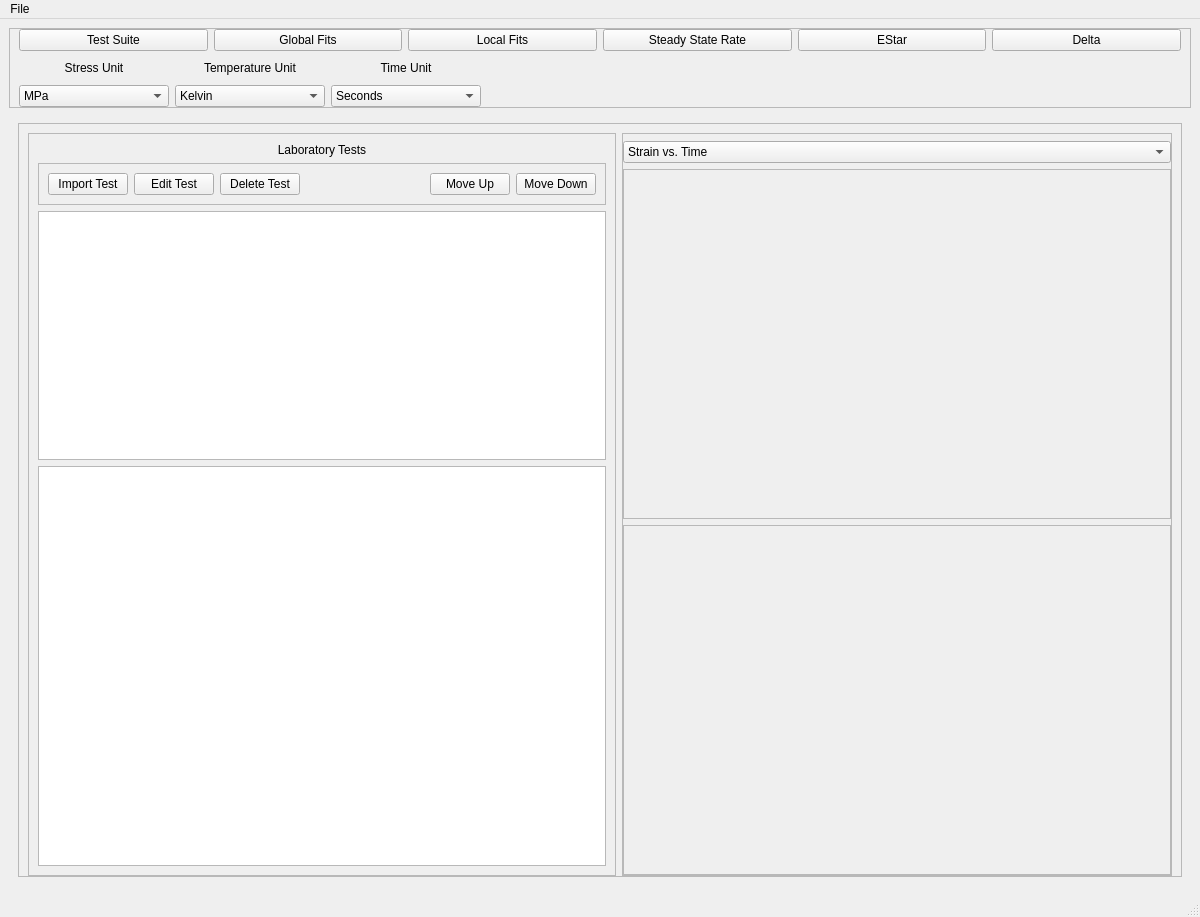
<?xml version="1.0" encoding="UTF-8"?>
<ui version="4.0">
 <class>MainWindow</class>
 <widget class="QMainWindow" name="MainWindow">
  <property name="geometry">
   <rect>
    <x>0</x>
    <y>0</y>
    <width>1200</width>
    <height>900</height>
   </rect>
  </property>
  <property name="windowTitle">
   <string>MainWindow</string>
  </property>
  <widget class="QWidget" name="centralwidget">
   <layout class="QVBoxLayout" name="verticalLayout">
    <item>
     <widget class="QFrame" name="frame">
      <property name="minimumSize">
       <size>
        <width>0</width>
        <height>80</height>
       </size>
      </property>
      <property name="maximumSize">
       <size>
        <width>16777215</width>
        <height>120</height>
       </size>
      </property>
      <property name="styleSheet">
       <string notr="true">QPushButton::minimumSize{
	min-height: 100em
}</string>
      </property>
      <property name="frameShape">
       <enum>QFrame::StyledPanel</enum>
      </property>
      <property name="frameShadow">
       <enum>QFrame::Raised</enum>
      </property>
      <layout class="QVBoxLayout" name="verticalLayout_5">
       <property name="topMargin">
        <number>0</number>
       </property>
       <property name="bottomMargin">
        <number>0</number>
       </property>
       <item>
        <layout class="QHBoxLayout" name="horizontalLayout">
         <item>
          <widget class="QPushButton" name="pushButton_3">
           <property name="text">
            <string>Test Suite</string>
           </property>
          </widget>
         </item>
         <item>
          <widget class="QPushButton" name="button_globalfits">
           <property name="text">
            <string>Global Fits</string>
           </property>
          </widget>
         </item>
         <item>
          <widget class="QPushButton" name="button_localfits">
           <property name="text">
            <string>Local Fits</string>
           </property>
          </widget>
         </item>
         <item>
          <widget class="QPushButton" name="button_steadystaterate">
           <property name="text">
            <string>Steady State Rate</string>
           </property>
          </widget>
         </item>
         <item>
          <widget class="QPushButton" name="button_estar">
           <property name="text">
            <string>EStar</string>
           </property>
          </widget>
         </item>
         <item>
          <widget class="QPushButton" name="button_delta">
           <property name="text">
            <string>Delta</string>
           </property>
          </widget>
         </item>
        </layout>
       </item>
       <item>
        <layout class="QGridLayout" name="gridLayout">
         <item row="0" column="1">
          <widget class="QLabel" name="label_6">
           <property name="minimumSize">
            <size>
             <width>150</width>
             <height>0</height>
            </size>
           </property>
           <property name="text">
            <string>Temperature Unit</string>
           </property>
           <property name="alignment">
            <set>Qt::AlignCenter</set>
           </property>
          </widget>
         </item>
         <item row="1" column="0">
          <widget class="QComboBox" name="comboBox">
           <property name="currentIndex">
            <number>0</number>
           </property>
           <item>
            <property name="text">
             <string>MPa</string>
            </property>
           </item>
           <item>
            <property name="text">
             <string>psi</string>
            </property>
           </item>
          </widget>
         </item>
         <item row="0" column="0">
          <widget class="QLabel" name="label_5">
           <property name="minimumSize">
            <size>
             <width>150</width>
             <height>0</height>
            </size>
           </property>
           <property name="text">
            <string>Stress Unit</string>
           </property>
           <property name="alignment">
            <set>Qt::AlignCenter</set>
           </property>
          </widget>
         </item>
         <item row="0" column="2">
          <widget class="QLabel" name="label_7">
           <property name="minimumSize">
            <size>
             <width>150</width>
             <height>0</height>
            </size>
           </property>
           <property name="text">
            <string>Time Unit</string>
           </property>
           <property name="alignment">
            <set>Qt::AlignCenter</set>
           </property>
          </widget>
         </item>
         <item row="0" column="3">
          <spacer name="horizontalSpacer_2">
           <property name="orientation">
            <enum>Qt::Horizontal</enum>
           </property>
           <property name="sizeHint" stdset="0">
            <size>
             <width>40</width>
             <height>20</height>
            </size>
           </property>
          </spacer>
         </item>
         <item row="1" column="1">
          <widget class="QComboBox" name="comboBox_2">
           <property name="currentIndex">
            <number>0</number>
           </property>
           <item>
            <property name="text">
             <string>Kelvin</string>
            </property>
           </item>
           <item>
            <property name="text">
             <string>Rankine</string>
            </property>
           </item>
          </widget>
         </item>
         <item row="1" column="2">
          <widget class="QComboBox" name="comboBox_3">
           <property name="currentIndex">
            <number>0</number>
           </property>
           <item>
            <property name="text">
             <string>Seconds</string>
            </property>
           </item>
           <item>
            <property name="text">
             <string>Days</string>
            </property>
           </item>
           <item>
            <property name="text">
             <string>Years</string>
            </property>
           </item>
          </widget>
         </item>
         <item row="1" column="3">
          <spacer name="horizontalSpacer_3">
           <property name="orientation">
            <enum>Qt::Horizontal</enum>
           </property>
           <property name="sizeHint" stdset="0">
            <size>
             <width>40</width>
             <height>20</height>
            </size>
           </property>
          </spacer>
         </item>
        </layout>
       </item>
      </layout>
     </widget>
    </item>
    <item>
     <widget class="QStackedWidget" name="stacked_toplevel">
      <widget class="QWidget" name="tab_testsuite">
       <layout class="QHBoxLayout" name="horizontalLayout_9">
        <item>
         <widget class="QFrame" name="frame_11">
          <property name="frameShape">
           <enum>QFrame::StyledPanel</enum>
          </property>
          <property name="frameShadow">
           <enum>QFrame::Raised</enum>
          </property>
          <layout class="QHBoxLayout" name="horizontalLayout_10">
           <property name="bottomMargin">
            <number>0</number>
           </property>
           <item>
            <widget class="QFrame" name="frame_12">
             <property name="minimumSize">
              <size>
               <width>550</width>
               <height>0</height>
              </size>
             </property>
             <property name="frameShape">
              <enum>QFrame::StyledPanel</enum>
             </property>
             <property name="frameShadow">
              <enum>QFrame::Raised</enum>
             </property>
             <layout class="QVBoxLayout" name="verticalLayout_10">
              <item>
               <widget class="QLabel" name="label_4">
                <property name="text">
                 <string>Laboratory Tests</string>
                </property>
                <property name="alignment">
                 <set>Qt::AlignCenter</set>
                </property>
               </widget>
              </item>
              <item>
               <widget class="QFrame" name="frame_17">
                <property name="frameShape">
                 <enum>QFrame::StyledPanel</enum>
                </property>
                <property name="frameShadow">
                 <enum>QFrame::Raised</enum>
                </property>
                <layout class="QHBoxLayout" name="horizontalLayout_12">
                 <item>
                  <widget class="QPushButton" name="button_importtest">
                   <property name="text">
                    <string>Import Test</string>
                   </property>
                  </widget>
                 </item>
                 <item>
                  <widget class="QPushButton" name="button_edit_test">
                   <property name="text">
                    <string>Edit Test</string>
                   </property>
                  </widget>
                 </item>
                 <item>
                  <widget class="QPushButton" name="button_delete_test">
                   <property name="text">
                    <string>Delete Test</string>
                   </property>
                  </widget>
                 </item>
                 <item>
                  <spacer name="horizontalSpacer">
                   <property name="orientation">
                    <enum>Qt::Horizontal</enum>
                   </property>
                   <property name="sizeHint" stdset="0">
                    <size>
                     <width>40</width>
                     <height>20</height>
                    </size>
                   </property>
                  </spacer>
                 </item>
                 <item>
                  <widget class="QPushButton" name="button_ts_moveup">
                   <property name="text">
                    <string>Move Up</string>
                   </property>
                  </widget>
                 </item>
                 <item>
                  <widget class="QPushButton" name="button_ts_movedown">
                   <property name="text">
                    <string>Move Down</string>
                   </property>
                  </widget>
                 </item>
                </layout>
               </widget>
              </item>
              <item>
               <widget class="QTableView" name="table_testlist">
                <property name="minimumSize">
                 <size>
                  <width>0</width>
                  <height>200</height>
                 </size>
                </property>
                <property name="font">
                 <font>
                  <pointsize>9</pointsize>
                 </font>
                </property>
                <property name="editTriggers">
                 <set>QAbstractItemView::DoubleClicked|QAbstractItemView::SelectedClicked</set>
                </property>
                <property name="textElideMode">
                 <enum>Qt::ElideMiddle</enum>
                </property>
               </widget>
              </item>
              <item>
               <widget class="QTableView" name="table_testdata">
                <property name="minimumSize">
                 <size>
                  <width>0</width>
                  <height>400</height>
                 </size>
                </property>
               </widget>
              </item>
             </layout>
            </widget>
           </item>
           <item>
            <widget class="QFrame" name="frame_13">
             <property name="minimumSize">
              <size>
               <width>550</width>
               <height>0</height>
              </size>
             </property>
             <property name="frameShape">
              <enum>QFrame::StyledPanel</enum>
             </property>
             <property name="frameShadow">
              <enum>QFrame::Raised</enum>
             </property>
             <layout class="QVBoxLayout" name="verticalLayout_9">
              <property name="spacing">
               <number>6</number>
              </property>
              <property name="leftMargin">
               <number>0</number>
              </property>
              <property name="topMargin">
               <number>7</number>
              </property>
              <property name="rightMargin">
               <number>0</number>
              </property>
              <property name="bottomMargin">
               <number>0</number>
              </property>
              <item>
               <widget class="QComboBox" name="combo_ts_plotpicker">
                <item>
                 <property name="text">
                  <string>Strain vs. Time</string>
                 </property>
                </item>
                <item>
                 <property name="text">
                  <string>Strain Rate vs. Time</string>
                 </property>
                </item>
                <item>
                 <property name="text">
                  <string>Applied Deviatoric Stress vs. Time</string>
                 </property>
                </item>
                <item>
                 <property name="text">
                  <string>Temperature vs. Time</string>
                 </property>
                </item>
               </widget>
              </item>
              <item>
               <widget class="QFrame" name="frame_ts_singleplot">
                <property name="minimumSize">
                 <size>
                  <width>0</width>
                  <height>350</height>
                 </size>
                </property>
                <property name="styleSheet">
                 <string notr="true"/>
                </property>
                <property name="frameShape">
                 <enum>QFrame::StyledPanel</enum>
                </property>
                <property name="frameShadow">
                 <enum>QFrame::Raised</enum>
                </property>
                <layout class="QVBoxLayout" name="verticalLayout_13">
                 <property name="spacing">
                  <number>0</number>
                 </property>
                 <property name="leftMargin">
                  <number>0</number>
                 </property>
                 <property name="topMargin">
                  <number>0</number>
                 </property>
                 <property name="rightMargin">
                  <number>0</number>
                 </property>
                 <property name="bottomMargin">
                  <number>0</number>
                 </property>
                </layout>
               </widget>
              </item>
              <item>
               <widget class="QFrame" name="frame_ts_multiplot">
                <property name="minimumSize">
                 <size>
                  <width>0</width>
                  <height>350</height>
                 </size>
                </property>
                <property name="styleSheet">
                 <string notr="true"/>
                </property>
                <property name="frameShape">
                 <enum>QFrame::StyledPanel</enum>
                </property>
                <property name="frameShadow">
                 <enum>QFrame::Raised</enum>
                </property>
                <layout class="QVBoxLayout" name="verticalLayout_14">
                 <property name="leftMargin">
                  <number>0</number>
                 </property>
                 <property name="topMargin">
                  <number>0</number>
                 </property>
                 <property name="rightMargin">
                  <number>0</number>
                 </property>
                 <property name="bottomMargin">
                  <number>0</number>
                 </property>
                </layout>
               </widget>
              </item>
             </layout>
             <zorder>frame_ts_singleplot</zorder>
             <zorder>combo_ts_plotpicker</zorder>
             <zorder>frame_ts_multiplot</zorder>
            </widget>
           </item>
          </layout>
         </widget>
        </item>
       </layout>
      </widget>
      <widget class="QWidget" name="tab_globalfits"/>
      <widget class="QWidget" name="tab_localfits">
       <property name="styleSheet">
        <string notr="true"/>
       </property>
       <layout class="QHBoxLayout" name="horizontalLayout_4">
        <item>
         <layout class="QHBoxLayout" name="horizontalLayout_3">
          <item>
           <widget class="QFrame" name="frame_3">
            <property name="minimumSize">
             <size>
              <width>575</width>
              <height>0</height>
             </size>
            </property>
            <property name="frameShape">
             <enum>QFrame::StyledPanel</enum>
            </property>
            <property name="frameShadow">
             <enum>QFrame::Raised</enum>
            </property>
            <layout class="QVBoxLayout" name="verticalLayout_8">
             <item>
              <widget class="QFrame" name="frame_10">
               <property name="minimumSize">
                <size>
                 <width>0</width>
                 <height>40</height>
                </size>
               </property>
               <property name="frameShape">
                <enum>QFrame::StyledPanel</enum>
               </property>
               <property name="frameShadow">
                <enum>QFrame::Raised</enum>
               </property>
               <layout class="QHBoxLayout" name="horizontalLayout_8">
                <item>
                 <widget class="QLabel" name="label_3">
                  <property name="text">
                   <string>Choose Creep Test to Fit to</string>
                  </property>
                 </widget>
                </item>
               </layout>
              </widget>
             </item>
             <item>
              <widget class="QTableView" name="tableView">
               <property name="minimumSize">
                <size>
                 <width>300</width>
                 <height>0</height>
                </size>
               </property>
              </widget>
             </item>
             <item>
              <widget class="QFrame" name="frame_9">
               <property name="frameShape">
                <enum>QFrame::StyledPanel</enum>
               </property>
               <property name="frameShadow">
                <enum>QFrame::Raised</enum>
               </property>
               <layout class="QHBoxLayout" name="horizontalLayout_7">
                <item>
                 <layout class="QFormLayout" name="formLayout_2">
                  <item row="0" column="0">
                   <widget class="QLabel" name="label">
                    <property name="text">
                     <string>Time Unit</string>
                    </property>
                   </widget>
                  </item>
                  <item row="1" column="0">
                   <widget class="QLabel" name="label_2">
                    <property name="text">
                     <string>Stress Unit</string>
                    </property>
                   </widget>
                  </item>
                  <item row="0" column="1">
                   <layout class="QVBoxLayout" name="verticalLayout_6">
                    <item>
                     <widget class="QRadioButton" name="radioButton">
                      <property name="text">
                       <string>Seconds</string>
                      </property>
                     </widget>
                    </item>
                    <item>
                     <widget class="QRadioButton" name="radioButton_2">
                      <property name="text">
                       <string>Days</string>
                      </property>
                     </widget>
                    </item>
                    <item>
                     <widget class="QRadioButton" name="radioButton_3">
                      <property name="text">
                       <string>Years</string>
                      </property>
                     </widget>
                    </item>
                   </layout>
                  </item>
                  <item row="1" column="1">
                   <layout class="QVBoxLayout" name="verticalLayout_7">
                    <item>
                     <widget class="QRadioButton" name="radioButton_4">
                      <property name="text">
                       <string>psi</string>
                      </property>
                     </widget>
                    </item>
                    <item>
                     <widget class="QRadioButton" name="radioButton_5">
                      <property name="text">
                       <string>MPa</string>
                      </property>
                     </widget>
                    </item>
                   </layout>
                  </item>
                 </layout>
                </item>
               </layout>
              </widget>
             </item>
             <item>
              <widget class="QFrame" name="frame_8">
               <property name="frameShape">
                <enum>QFrame::StyledPanel</enum>
               </property>
               <property name="frameShadow">
                <enum>QFrame::Raised</enum>
               </property>
               <layout class="QHBoxLayout" name="horizontalLayout_6">
                <item>
                 <widget class="QPushButton" name="pushButton_2">
                  <property name="text">
                   <string>Soft Salt</string>
                  </property>
                 </widget>
                </item>
                <item>
                 <widget class="QPushButton" name="pushButton">
                  <property name="text">
                   <string>Hard Salt</string>
                  </property>
                 </widget>
                </item>
               </layout>
              </widget>
             </item>
            </layout>
           </widget>
          </item>
          <item>
           <widget class="QFrame" name="frame_2">
            <property name="styleSheet">
             <string notr="true"/>
            </property>
            <property name="frameShape">
             <enum>QFrame::StyledPanel</enum>
            </property>
            <property name="frameShadow">
             <enum>QFrame::Raised</enum>
            </property>
            <layout class="QVBoxLayout" name="verticalLayout_2">
             <item>
              <widget class="QFrame" name="frame_4">
               <property name="minimumSize">
                <size>
                 <width>550</width>
                 <height>365</height>
                </size>
               </property>
               <property name="maximumSize">
                <size>
                 <width>16777215</width>
                 <height>16777215</height>
                </size>
               </property>
               <property name="styleSheet">
                <string notr="true">background-color: black
</string>
               </property>
               <property name="frameShape">
                <enum>QFrame::StyledPanel</enum>
               </property>
               <property name="frameShadow">
                <enum>QFrame::Raised</enum>
               </property>
              </widget>
             </item>
             <item>
              <widget class="QFrame" name="frame_5">
               <property name="frameShape">
                <enum>QFrame::StyledPanel</enum>
               </property>
               <property name="frameShadow">
                <enum>QFrame::Raised</enum>
               </property>
               <layout class="QHBoxLayout" name="horizontalLayout_5">
                <property name="leftMargin">
                 <number>0</number>
                </property>
                <property name="topMargin">
                 <number>0</number>
                </property>
                <property name="bottomMargin">
                 <number>0</number>
                </property>
                <item>
                 <widget class="QFrame" name="frame_7">
                  <property name="minimumSize">
                   <size>
                    <width>270</width>
                    <height>0</height>
                   </size>
                  </property>
                  <property name="frameShape">
                   <enum>QFrame::StyledPanel</enum>
                  </property>
                  <property name="frameShadow">
                   <enum>QFrame::Raised</enum>
                  </property>
                  <layout class="QVBoxLayout" name="verticalLayout_3">
                   <item>
                    <widget class="QListView" name="listView">
                     <property name="minimumSize">
                      <size>
                       <width>250</width>
                       <height>200</height>
                      </size>
                     </property>
                     <property name="maximumSize">
                      <size>
                       <width>270</width>
                       <height>200</height>
                      </size>
                     </property>
                    </widget>
                   </item>
                   <item>
                    <spacer name="verticalSpacer">
                     <property name="orientation">
                      <enum>Qt::Vertical</enum>
                     </property>
                     <property name="sizeHint" stdset="0">
                      <size>
                       <width>20</width>
                       <height>40</height>
                      </size>
                     </property>
                    </spacer>
                   </item>
                  </layout>
                 </widget>
                </item>
                <item>
                 <widget class="QFrame" name="frame_6">
                  <property name="minimumSize">
                   <size>
                    <width>270</width>
                    <height>0</height>
                   </size>
                  </property>
                  <property name="frameShape">
                   <enum>QFrame::StyledPanel</enum>
                  </property>
                  <property name="frameShadow">
                   <enum>QFrame::Raised</enum>
                  </property>
                  <layout class="QVBoxLayout" name="verticalLayout_4">
                   <item>
                    <widget class="QListView" name="listView_2">
                     <property name="minimumSize">
                      <size>
                       <width>250</width>
                       <height>200</height>
                      </size>
                     </property>
                     <property name="maximumSize">
                      <size>
                       <width>270</width>
                       <height>200</height>
                      </size>
                     </property>
                    </widget>
                   </item>
                   <item>
                    <spacer name="verticalSpacer_2">
                     <property name="orientation">
                      <enum>Qt::Vertical</enum>
                     </property>
                     <property name="sizeHint" stdset="0">
                      <size>
                       <width>20</width>
                       <height>40</height>
                      </size>
                     </property>
                    </spacer>
                   </item>
                  </layout>
                 </widget>
                </item>
               </layout>
              </widget>
             </item>
            </layout>
           </widget>
          </item>
         </layout>
        </item>
       </layout>
      </widget>
      <widget class="QWidget" name="tab_steadystaterate"/>
      <widget class="QWidget" name="tab_estar"/>
      <widget class="QWidget" name="tab_delta"/>
     </widget>
    </item>
   </layout>
  </widget>
  <widget class="QMenuBar" name="menubar">
   <property name="geometry">
    <rect>
     <x>0</x>
     <y>0</y>
     <width>1200</width>
     <height>20</height>
    </rect>
   </property>
   <widget class="QMenu" name="menuFile">
    <property name="title">
     <string>File</string>
    </property>
    <addaction name="actionLoad"/>
    <addaction name="separator"/>
    <addaction name="actionSave"/>
    <addaction name="actionSave_As"/>
    <addaction name="separator"/>
    <addaction name="actionExit"/>
   </widget>
   <addaction name="menuFile"/>
  </widget>
  <widget class="QStatusBar" name="statusbar"/>
  <action name="actionLoad">
   <property name="text">
    <string>Load</string>
   </property>
  </action>
  <action name="actionSave">
   <property name="text">
    <string>Save</string>
   </property>
  </action>
  <action name="actionSave_As">
   <property name="text">
    <string>Save As</string>
   </property>
  </action>
  <action name="actionExit">
   <property name="text">
    <string>Exit</string>
   </property>
  </action>
 </widget>
 <resources/>
 <connections/>
</ui>
